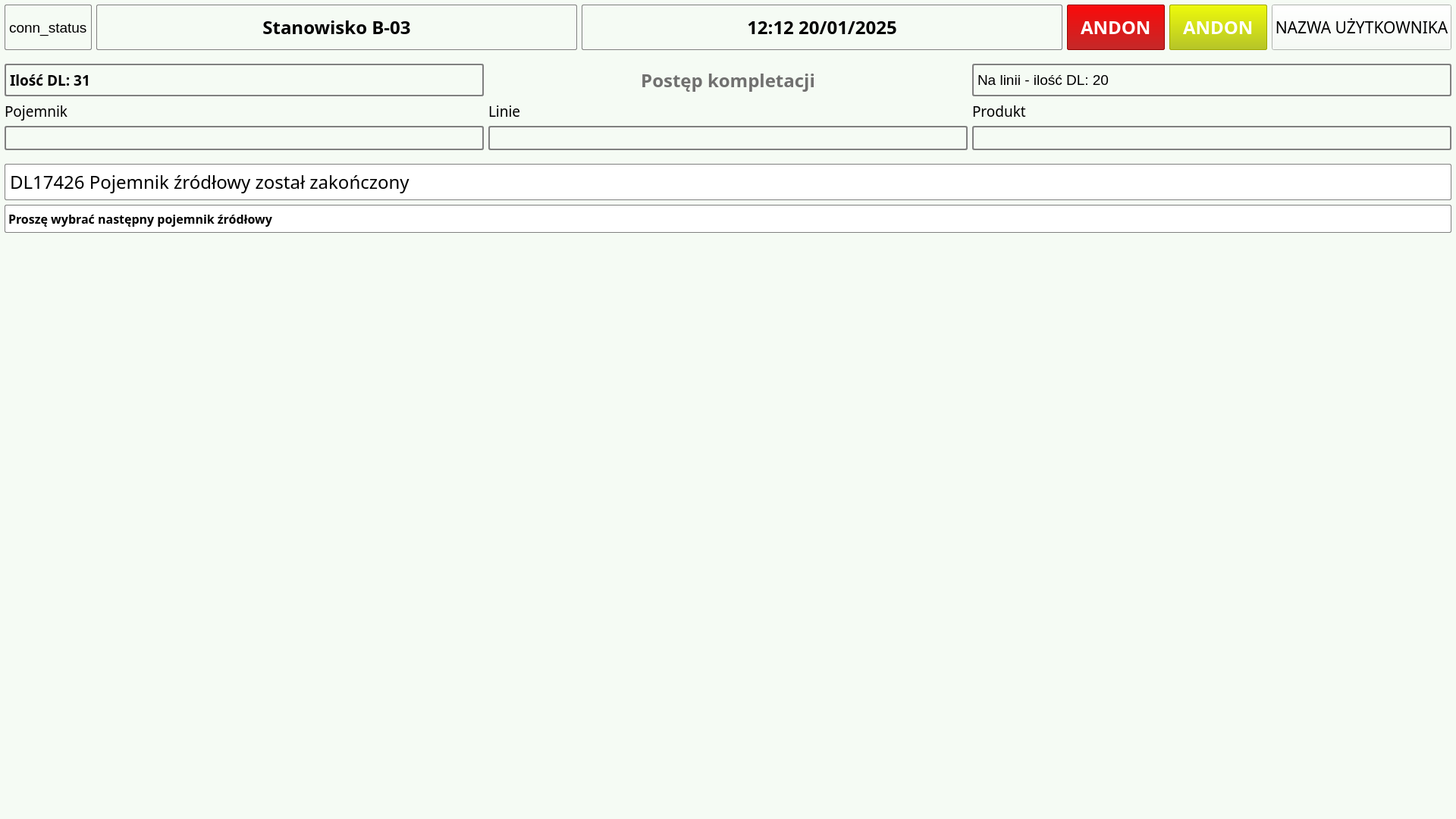
<?xml version="1.0" encoding="UTF-8"?>
<ui version="4.0">
 <class>MainWindow</class>
 <widget class="QMainWindow" name="MainWindow">
  <property name="geometry">
   <rect>
    <x>0</x>
    <y>0</y>
    <width>1920</width>
    <height>1080</height>
   </rect>
  </property>
  <property name="minimumSize">
   <size>
    <width>1920</width>
    <height>1080</height>
   </size>
  </property>
  <property name="windowTitle">
   <string>MainWindow</string>
  </property>
  <property name="styleSheet">
   <string notr="true"/>
  </property>
  <widget class="QWidget" name="centralWidget">
   <property name="sizePolicy">
    <sizepolicy hsizetype="Expanding" vsizetype="Expanding">
     <horstretch>0</horstretch>
     <verstretch>0</verstretch>
    </sizepolicy>
   </property>
   <property name="styleSheet">
    <string notr="true">background-color: #F5FBF4;
</string>
   </property>
   <layout class="QGridLayout" name="gridLayout">
    <property name="leftMargin">
     <number>0</number>
    </property>
    <property name="topMargin">
     <number>0</number>
    </property>
    <property name="rightMargin">
     <number>0</number>
    </property>
    <property name="bottomMargin">
     <number>0</number>
    </property>
    <item row="0" column="0">
     <layout class="QVBoxLayout" name="verticalLayout">
      <item>
       <layout class="QHBoxLayout" name="station_info_panel">
        <property name="leftMargin">
         <number>6</number>
        </property>
        <property name="topMargin">
         <number>6</number>
        </property>
        <property name="rightMargin">
         <number>6</number>
        </property>
        <property name="bottomMargin">
         <number>6</number>
        </property>
        <item>
         <widget class="QLabel" name="conn_label">
          <property name="sizePolicy">
           <sizepolicy hsizetype="Fixed" vsizetype="Preferred">
            <horstretch>0</horstretch>
            <verstretch>0</verstretch>
           </sizepolicy>
          </property>
          <property name="font">
           <font>
            <pointsize>14</pointsize>
           </font>
          </property>
          <property name="styleSheet">
           <string notr="true">border: 1px solid gray; border-radius: 2px;</string>
          </property>
          <property name="text">
           <string>conn_status</string>
          </property>
         </widget>
        </item>
        <item>
         <widget class="QLabel" name="station_name">
          <property name="minimumSize">
           <size>
            <width>0</width>
            <height>60</height>
           </size>
          </property>
          <property name="font">
           <font>
            <family>Segoe UI Semilight</family>
            <pointsize>18</pointsize>
            <weight>75</weight>
            <bold>true</bold>
           </font>
          </property>
          <property name="accessibleDescription">
           <string/>
          </property>
          <property name="styleSheet">
           <string notr="true">border: 1px solid gray; border-radius: 2px;</string>
          </property>
          <property name="frameShape">
           <enum>QFrame::NoFrame</enum>
          </property>
          <property name="text">
           <string>Stanowisko B-03</string>
          </property>
          <property name="alignment">
           <set>Qt::AlignCenter</set>
          </property>
         </widget>
        </item>
        <item>
         <widget class="QLabel" name="datetime">
          <property name="font">
           <font>
            <family>Segoe UI Semilight</family>
            <pointsize>18</pointsize>
            <weight>75</weight>
            <bold>true</bold>
           </font>
          </property>
          <property name="styleSheet">
           <string notr="true">border: 1px solid gray; border-radius: 2px;</string>
          </property>
          <property name="frameShape">
           <enum>QFrame::NoFrame</enum>
          </property>
          <property name="text">
           <string>12:12 20/01/2025</string>
          </property>
          <property name="alignment">
           <set>Qt::AlignCenter</set>
          </property>
         </widget>
        </item>
        <item>
         <widget class="QLabel" name="andon_red">
          <property name="sizePolicy">
           <sizepolicy hsizetype="Fixed" vsizetype="Preferred">
            <horstretch>0</horstretch>
            <verstretch>0</verstretch>
           </sizepolicy>
          </property>
          <property name="font">
           <font>
            <family>Segoe UI Semibold</family>
            <pointsize>18</pointsize>
            <weight>75</weight>
            <bold>true</bold>
           </font>
          </property>
          <property name="styleSheet">
           <string notr="true">padding-left: 10;
padding-right: 10;
border: 1px solid #960202;
background-color: qlineargradient(spread:pad, x1:0, y1:0, x2:0, y2:1, stop:0 rgba(250, 10, 10, 255), stop:1 rgba(196, 41, 41, 255));
 border-radius: 2px;
color: white;</string>
          </property>
          <property name="frameShape">
           <enum>QFrame::NoFrame</enum>
          </property>
          <property name="text">
           <string>ANDON</string>
          </property>
         </widget>
        </item>
        <item>
         <widget class="QLabel" name="andon_yellow">
          <property name="sizePolicy">
           <sizepolicy hsizetype="Fixed" vsizetype="Preferred">
            <horstretch>0</horstretch>
            <verstretch>0</verstretch>
           </sizepolicy>
          </property>
          <property name="font">
           <font>
            <family>Segoe UI Semibold</family>
            <pointsize>18</pointsize>
            <weight>75</weight>
            <bold>true</bold>
           </font>
          </property>
          <property name="cursor">
           <cursorShape>ArrowCursor</cursorShape>
          </property>
          <property name="styleSheet">
           <string notr="true">padding-left: 10;
padding-right: 10;
border: 1px solid #a0a800;
background-color: qlineargradient(spread:pad, x1:0, y1:0, x2:0, y2:1, stop:0 rgba(238, 250, 10, 255), stop:1 rgba(181, 196, 41, 255));
 border-radius: 2px;
color: white;</string>
          </property>
          <property name="frameShape">
           <enum>QFrame::NoFrame</enum>
          </property>
          <property name="text">
           <string>ANDON</string>
          </property>
         </widget>
        </item>
        <item>
         <widget class="QPushButton" name="user_name">
          <property name="sizePolicy">
           <sizepolicy hsizetype="Fixed" vsizetype="Preferred">
            <horstretch>0</horstretch>
            <verstretch>0</verstretch>
           </sizepolicy>
          </property>
          <property name="font">
           <font>
            <family>Segoe UI Semilight</family>
            <pointsize>16</pointsize>
           </font>
          </property>
          <property name="layoutDirection">
           <enum>Qt::RightToLeft</enum>
          </property>
          <property name="autoFillBackground">
           <bool>false</bool>
          </property>
          <property name="text">
           <string>NAZWA UŻYTKOWNIKA</string>
          </property>
          <property name="icon">
           <iconset resource="zasoby.qrc">
            <normaloff>:/exit.png</normaloff>:/exit.png</iconset>
          </property>
         </widget>
        </item>
       </layout>
      </item>
      <item>
       <layout class="QGridLayout" name="picking_info_panel">
        <property name="leftMargin">
         <number>6</number>
        </property>
        <property name="topMargin">
         <number>6</number>
        </property>
        <property name="rightMargin">
         <number>6</number>
        </property>
        <property name="bottomMargin">
         <number>6</number>
        </property>
        <item row="1" column="1">
         <widget class="QLabel" name="lanes_label">
          <property name="font">
           <font>
            <family>Segoe UI Semilight</family>
            <pointsize>14</pointsize>
           </font>
          </property>
          <property name="text">
           <string>Linie</string>
          </property>
         </widget>
        </item>
        <item row="2" column="1">
         <widget class="QLabel" name="lanes">
          <property name="font">
           <font>
            <pointsize>14</pointsize>
           </font>
          </property>
          <property name="styleSheet">
           <string notr="true">border: 2px solid gray; border-radius: 3px;</string>
          </property>
          <property name="text">
           <string/>
          </property>
         </widget>
        </item>
        <item row="0" column="1">
         <widget class="QLabel" name="progress_label">
          <property name="font">
           <font>
            <family>Segoe UI Semilight</family>
            <pointsize>18</pointsize>
            <weight>75</weight>
            <bold>true</bold>
           </font>
          </property>
          <property name="styleSheet">
           <string notr="true">color: #70706f;</string>
          </property>
          <property name="frameShape">
           <enum>QFrame::NoFrame</enum>
          </property>
          <property name="text">
           <string>Postęp kompletacji</string>
          </property>
          <property name="alignment">
           <set>Qt::AlignCenter</set>
          </property>
         </widget>
        </item>
        <item row="2" column="0">
         <widget class="QLabel" name="container">
          <property name="font">
           <font>
            <pointsize>18</pointsize>
           </font>
          </property>
          <property name="styleSheet">
           <string notr="true">border: 2px solid gray; border-radius: 3px;</string>
          </property>
          <property name="text">
           <string/>
          </property>
         </widget>
        </item>
        <item row="1" column="0">
         <widget class="QLabel" name="container_label">
          <property name="font">
           <font>
            <family>Segoe UI Semilight</family>
            <pointsize>14</pointsize>
           </font>
          </property>
          <property name="text">
           <string>Pojemnik</string>
          </property>
         </widget>
        </item>
        <item row="2" column="2">
         <widget class="QLabel" name="product">
          <property name="font">
           <font>
            <pointsize>14</pointsize>
           </font>
          </property>
          <property name="styleSheet">
           <string notr="true">border: 2px solid gray; border-radius: 3px;</string>
          </property>
          <property name="text">
           <string/>
          </property>
         </widget>
        </item>
        <item row="0" column="2">
         <widget class="QLabel" name="line_count">
          <property name="font">
           <font>
            <pointsize>14</pointsize>
           </font>
          </property>
          <property name="styleSheet">
           <string notr="true">border: 2px solid gray; border-radius: 3px;padding-top: 6px; padding-bottom: 6px;</string>
          </property>
          <property name="text">
           <string>Na linii - ilość DL: 20</string>
          </property>
         </widget>
        </item>
        <item row="1" column="2">
         <widget class="QLabel" name="product_label">
          <property name="font">
           <font>
            <family>Segoe UI Semilight</family>
            <pointsize>14</pointsize>
           </font>
          </property>
          <property name="text">
           <string>Produkt</string>
          </property>
         </widget>
        </item>
        <item row="0" column="0">
         <widget class="QLabel" name="DL_count">
          <property name="sizePolicy">
           <sizepolicy hsizetype="Preferred" vsizetype="Preferred">
            <horstretch>0</horstretch>
            <verstretch>0</verstretch>
           </sizepolicy>
          </property>
          <property name="font">
           <font>
            <family>Segoe UI Semibold</family>
            <pointsize>14</pointsize>
            <weight>75</weight>
            <bold>true</bold>
           </font>
          </property>
          <property name="styleSheet">
           <string notr="true">border: 2px solid gray; border-radius: 3px;padding-top: 6px; padding-bottom: 6px;</string>
          </property>
          <property name="text">
           <string>Ilość DL: 31</string>
          </property>
          <property name="alignment">
           <set>Qt::AlignLeading|Qt::AlignLeft|Qt::AlignVCenter</set>
          </property>
         </widget>
        </item>
       </layout>
      </item>
      <item>
       <layout class="QVBoxLayout" name="verticalLayout_2">
        <property name="leftMargin">
         <number>6</number>
        </property>
        <property name="topMargin">
         <number>6</number>
        </property>
        <property name="rightMargin">
         <number>6</number>
        </property>
        <property name="bottomMargin">
         <number>6</number>
        </property>
        <item>
         <widget class="QLabel" name="process_message">
          <property name="font">
           <font>
            <family>Segoe UI Semilight</family>
            <pointsize>18</pointsize>
           </font>
          </property>
          <property name="styleSheet">
           <string notr="true">background-color: white; border: 1px solid gray; border-radius: 2px;padding-top: 6px; padding-bottom: 6px;</string>
          </property>
          <property name="text">
           <string>DL17426 Pojemnik źródłowy został zakończony</string>
          </property>
         </widget>
        </item>
        <item>
         <widget class="QLabel" name="extra_message">
          <property name="font">
           <font>
            <family>Segoe UI Semibold</family>
            <pointsize>12</pointsize>
            <weight>75</weight>
            <bold>true</bold>
           </font>
          </property>
          <property name="styleSheet">
           <string notr="true">background-color: white; border: 1px solid gray; border-radius: 2px;padding-top: 6px; padding-bottom: 6px;</string>
          </property>
          <property name="text">
           <string>Proszę wybrać następny pojemnik źródłowy</string>
          </property>
         </widget>
        </item>
       </layout>
      </item>
      <item>
       <widget class="QFrame" name="buttonFrame">
        <property name="sizePolicy">
         <sizepolicy hsizetype="Preferred" vsizetype="Expanding">
          <horstretch>0</horstretch>
          <verstretch>0</verstretch>
         </sizepolicy>
        </property>
        <property name="styleSheet">
         <string notr="true"/>
        </property>
        <property name="frameShape">
         <enum>QFrame::NoFrame</enum>
        </property>
        <property name="frameShadow">
         <enum>QFrame::Raised</enum>
        </property>
       </widget>
      </item>
      <item>
       <spacer name="verticalSpacer">
        <property name="orientation">
         <enum>Qt::Vertical</enum>
        </property>
        <property name="sizeType">
         <enum>QSizePolicy::Preferred</enum>
        </property>
        <property name="sizeHint" stdset="0">
         <size>
          <width>20</width>
          <height>40</height>
         </size>
        </property>
       </spacer>
      </item>
     </layout>
    </item>
   </layout>
  </widget>
 </widget>
 <layoutdefault spacing="6" margin="11"/>
 <resources>
  <include location="zasoby.qrc"/>
 </resources>
 <connections/>
</ui>
